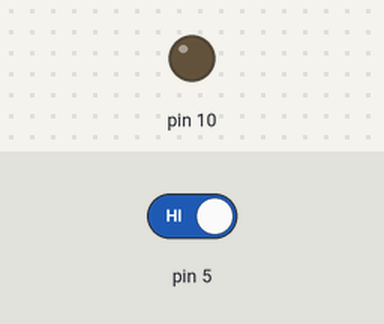
Recording of a sketch running on a simulated Arduino Uno, built with avr-gcc and run on an emulated ATmega328P. Parts: output pins drawn as LEDs (lit = HIGH). The test bench sets the inputs (shaded band); at power-on: pin 5 HIGH.

Above: at 1.2 s.
1.3 s: pin 5 driven LOW
At 2.0 s:
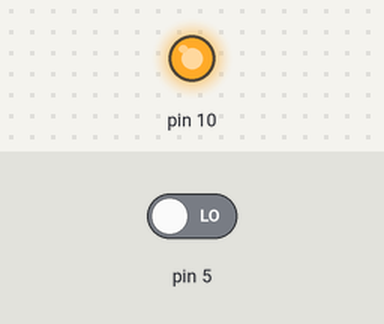
2.8 s: pin 5 driven HIGH
At 3.1 s:
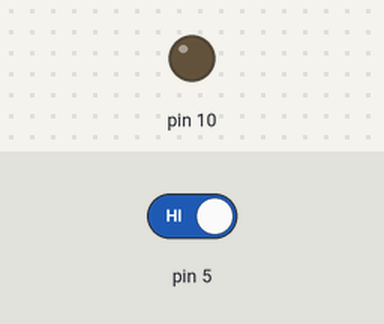
Timing chart, 0 to 5.8 s (numbered marks = the images above; inputs shaded):
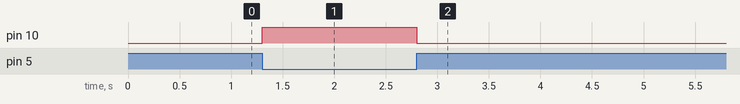

The sketch:

Pull-Up.ino
```cpp
int lectura;

void setup() {
  pinMode(10, OUTPUT);
  pinMode(5, INPUT);

  lectura = HIGH;
}

void loop() {

  lectura = digitalRead(5);

  if(lectura == LOW){
    digitalWrite(10, HIGH);
  }else{
    digitalWrite(10, LOW);
  }
}
```

Measured:
- after the input at 1.3 s, pin 10: LOW → HIGH at once
- after the input at 2.8 s, pin 10: HIGH → LOW at once
